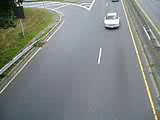
#> input picture frame 12 of Live Vehicle Detection in Python/cars.mp4, 160 x 120 px
$ python 'Vehicle detection.py'
#> lines starting #> are read from the running program, lines starting #| are printed output that depends on the picture
# -*- coding: utf-8 -*-
"""
Created on Thu Sep  3 10:46:55 2020

@author: Nouman Ahmad
"""
#OpenCV Python prgoram to detect cars in video frame


# import libraries of python openCv

import cv2

# capture frame from a video

cap = cv2.VideoCapture('cars.mp4')

#Trained XML classifiers describes some features of some objets we want to detect

car_cascade = cv2.CascadeClassifier('cars.xml')

#Loop runs if capturing has been initialized.

while True:
     #reads frames from a video

     ret , frames = cap.read()
#> frames is the input picture: shape (120, 160, 3); mean B, G, R 130.9, 133.8, 128.7
     #convert to gray scale of each frames
     gray = cv2.cvtColor(frames,cv2.COLOR_BGR2GRAY)
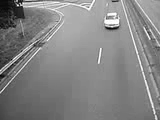
#> gray: shape (120, 160); min 0, max 255, mean 131.9
     #Detect cars of different size in the imput image
     cars = car_cascade.detectMultiScale(gray,1.1,1)
#> cars = [[91, 2, 43, 43]]
     # To draw a rectangle in each cars
     for (x,y,w,h) in cars:
         cv2.rectangle(frames,(x,y),(x+w,y+h),(0,225,0),2)
         # display frames in a window
         cv2.imshow('Car Detection',frames)
#> this loop made 1 pass
#> pass 1, `cv2.imshow('Car Detection',frames)`:
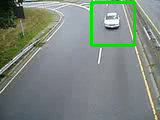
#> window 'Car Detection': shape (120, 160, 3); mean B, G, R 126.7, 135.6, 124.6
       #Wait for enter key to stop
     if cv2.waitKey(33)== 13:
#> (key Esc is pressed here)
         break
cv2.destroyAllWindows()

$ run again, starting later in the video
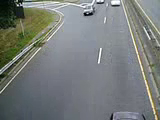
#> input picture frame 54 of Live Vehicle Detection in Python/cars.mp4, 160 x 120 px
#> frames is the input picture: shape (120, 160, 3); mean B, G, R 122.2, 124.2, 119.7
#> `gray = cv2.cvtColor(frames,cv2.COLOR_BGR2GRAY)`:
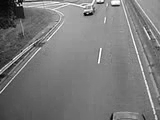
#> gray: shape (120, 160); min 0, max 255, mean 122.6
#> cars = ()

$ run again, starting later in the video
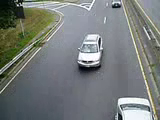
#> input picture frame 96 of Live Vehicle Detection in Python/cars.mp4, 160 x 120 px
#> frames is the input picture: shape (120, 160, 3); mean B, G, R 121.2, 123.3, 118.5
#> `gray = cv2.cvtColor(frames,cv2.COLOR_BGR2GRAY)`:
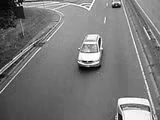
#> gray: shape (120, 160); min 0, max 255, mean 121.6
#> cars = [[68, 41, 43, 43]]
#> the loop `for (x,y,w,h) in cars:` made 1 pass
#> pass 1, `cv2.imshow('Car Detection',frames)`:
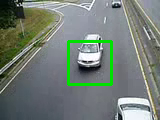
#> window 'Car Detection': shape (120, 160, 3); mean B, G, R 117.5, 125.7, 115
